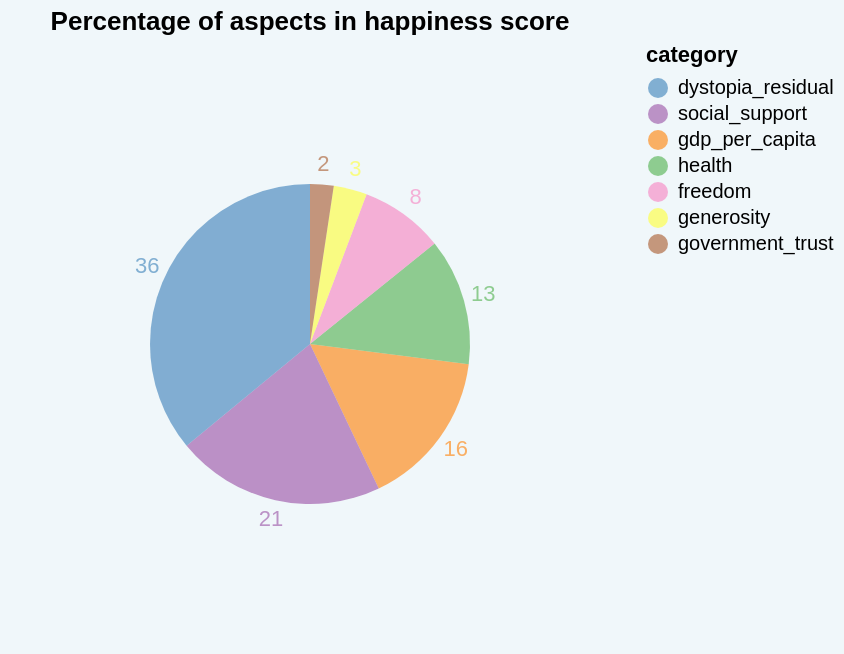

Here is the Vega-Lite specification saved for this chart:
### Vega-Lite specification from a JSON file in a GitHub repository (floating-point values rounded to 4 significant figures)
{"$schema": "https://vega.github.io/schema/vega-lite/v4.json", "description": "A simple pie chart with embedded data.", "title": "Percentage of aspects in happiness score", "width": "container", "height": "container", "data": {"values": [{"category": "gdp_per_capita", "value": 122.0}, {"category": "social_support", "value": 161.5}, {"category": "health", "value": 98.06}, {"category": "freedom", "value": 64.76}, {"category": "generosity", "value": 25.84}, {"category": "government_trust", "value": 18.22}, {"category": "dystopia_residual", "value": 275.6}]}, "transform": [{"window": [{"op": "sum", "field": "value", "as": "TotalValue"}], "frame": [null, null]}, {"calculate": "datum.value/datum.TotalValue * 100", "as": "PercentOfTotal"}], "encoding": {"theta": {"field": "value", "type": "quantitative", "stack": true}, "color": {"field": "category", "type": "nominal", "scale": {"domain": ["dystopia_residual", "social_support", "gdp_per_capita", "health", "freedom", "generosity", "government_trust"], "range": ["#377eb8", "#984ea3", "#ff7f00", "#4daf4a", "#f781bf", "#ffff33", "#a65628"]}}, "opacity": {"value": 0.6}}, "layer": [{"mark": {"type": "arc", "outerRadius": 80}}, {"mark": {"type": "text", "radius": 90}, "encoding": {"text": {"field": "PercentOfTotal", "type": "quantitative", "format": ".0f"}}}], "view": {"stroke": null}, "config": {"background": "#f0f7fa"}}
